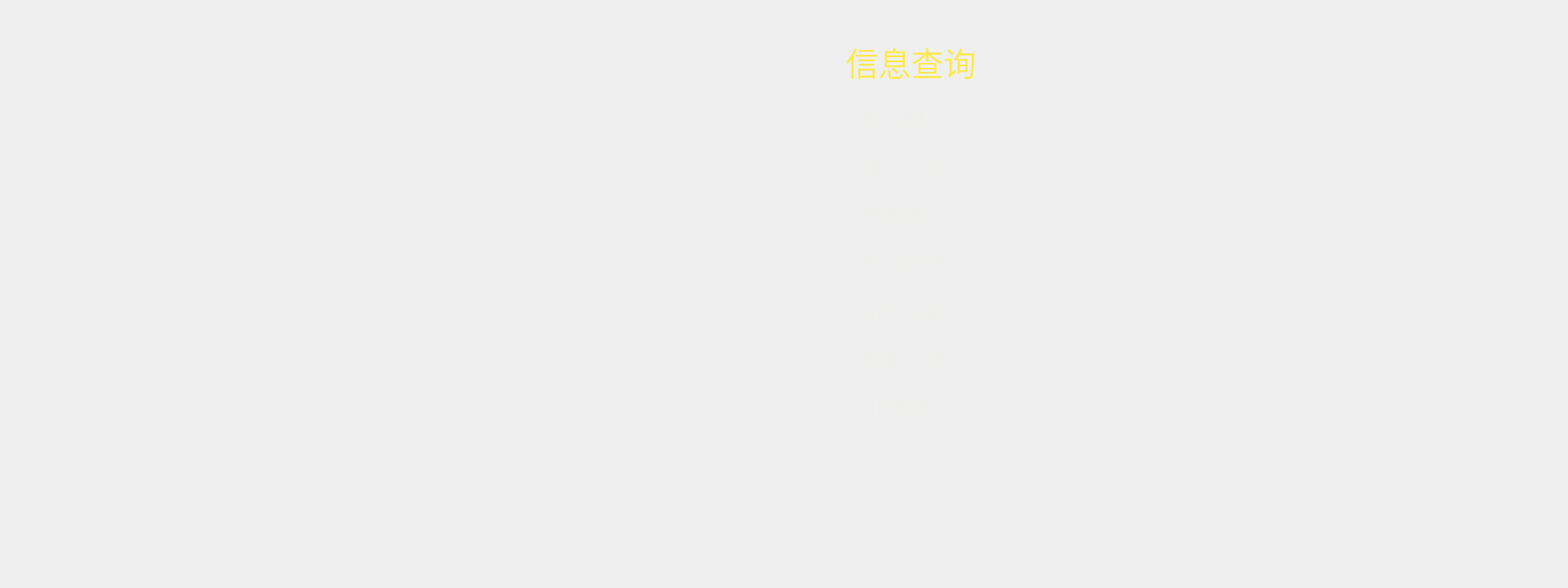
<?xml version="1.0" encoding="UTF-8"?>
<ui version="4.0">
 <class>FORM_InfoQueryMenu</class>
 <widget class="QWidget" name="FORM_InfoQueryMenu">
  <property name="geometry">
   <rect>
    <x>0</x>
    <y>0</y>
    <width>1920</width>
    <height>720</height>
   </rect>
  </property>
  <property name="windowTitle">
   <string>Form</string>
  </property>
  <property name="styleSheet">
   <string notr="true"/>
  </property>
  <widget class="QLabel" name="label">
   <property name="geometry">
    <rect>
     <x>930</x>
     <y>50</y>
     <width>371</width>
     <height>51</height>
    </rect>
   </property>
   <property name="font">
    <font>
     <family>TakaoPGothic</family>
     <pointsize>30</pointsize>
     <weight>50</weight>
     <italic>false</italic>
     <bold>false</bold>
    </font>
   </property>
   <property name="styleSheet">
    <string notr="true">color: rgb(252, 233, 79);
font: 30pt &quot;TakaoPGothic&quot;;</string>
   </property>
   <property name="text">
    <string>信息查询</string>
   </property>
   <property name="alignment">
    <set>Qt::AlignCenter</set>
   </property>
  </widget>
  <widget class="QLabel" name="label_2">
   <property name="geometry">
    <rect>
     <x>1290</x>
     <y>50</y>
     <width>81</width>
     <height>51</height>
    </rect>
   </property>
   <property name="font">
    <font>
     <family>TakaoPGothic</family>
     <pointsize>30</pointsize>
     <weight>50</weight>
     <italic>false</italic>
     <bold>false</bold>
    </font>
   </property>
   <property name="styleSheet">
    <string notr="true"/>
   </property>
   <property name="text">
    <string/>
   </property>
   <property name="pixmap">
    <pixmap resource="resources.qrc">:/ico_260/907.png</pixmap>
   </property>
   <property name="scaledContents">
    <bool>false</bool>
   </property>
   <property name="alignment">
    <set>Qt::AlignCenter</set>
   </property>
  </widget>
  <widget class="QWidget" name="layoutWidget">
   <property name="geometry">
    <rect>
     <x>981</x>
     <y>120</y>
     <width>196</width>
     <height>402</height>
    </rect>
   </property>
   <layout class="QVBoxLayout" name="verticalLayout">
    <item>
     <layout class="QHBoxLayout" name="horizontalLayout">
      <property name="spacing">
       <number>15</number>
      </property>
      <item>
       <widget class="QLabel" name="menu_5">
        <property name="minimumSize">
         <size>
          <width>57</width>
          <height>50</height>
         </size>
        </property>
        <property name="maximumSize">
         <size>
          <width>50</width>
          <height>50</height>
         </size>
        </property>
        <property name="font">
         <font>
          <family>Serif</family>
          <pointsize>20</pointsize>
          <weight>75</weight>
          <bold>true</bold>
         </font>
        </property>
        <property name="styleSheet">
         <string notr="true">color: rgb(238, 238, 236);</string>
        </property>
        <property name="text">
         <string/>
        </property>
        <property name="pixmap">
         <pixmap resource="resources.qrc">:/ico_260/发动机.png</pixmap>
        </property>
        <property name="scaledContents">
         <bool>true</bool>
        </property>
        <property name="alignment">
         <set>Qt::AlignLeading|Qt::AlignLeft|Qt::AlignVCenter</set>
        </property>
       </widget>
      </item>
      <item>
       <widget class="QLabel" name="menu_1">
        <property name="font">
         <font>
          <family>WenQuanYi Zen Hei</family>
          <pointsize>20</pointsize>
          <weight>50</weight>
          <italic>false</italic>
          <bold>false</bold>
         </font>
        </property>
        <property name="styleSheet">
         <string notr="true">color: rgb(238, 238, 236);
font: 20pt &quot;WenQuanYi Zen Hei&quot;;</string>
        </property>
        <property name="text">
         <string>发动机</string>
        </property>
        <property name="alignment">
         <set>Qt::AlignLeading|Qt::AlignLeft|Qt::AlignVCenter</set>
        </property>
       </widget>
      </item>
     </layout>
    </item>
    <item>
     <layout class="QHBoxLayout" name="horizontalLayout_2">
      <property name="spacing">
       <number>15</number>
      </property>
      <item>
       <widget class="QLabel" name="menu_6">
        <property name="minimumSize">
         <size>
          <width>57</width>
          <height>50</height>
         </size>
        </property>
        <property name="maximumSize">
         <size>
          <width>50</width>
          <height>50</height>
         </size>
        </property>
        <property name="font">
         <font>
          <family>Serif</family>
          <pointsize>20</pointsize>
          <weight>75</weight>
          <bold>true</bold>
         </font>
        </property>
        <property name="styleSheet">
         <string notr="true">color: rgb(238, 238, 236);</string>
        </property>
        <property name="text">
         <string/>
        </property>
        <property name="pixmap">
         <pixmap resource="resources.qrc">:/ico_260/液压系统.png</pixmap>
        </property>
        <property name="scaledContents">
         <bool>true</bool>
        </property>
        <property name="alignment">
         <set>Qt::AlignLeading|Qt::AlignLeft|Qt::AlignVCenter</set>
        </property>
       </widget>
      </item>
      <item>
       <widget class="QLabel" name="menu_2">
        <property name="font">
         <font>
          <family>WenQuanYi Zen Hei</family>
          <pointsize>20</pointsize>
          <weight>50</weight>
          <italic>false</italic>
          <bold>false</bold>
         </font>
        </property>
        <property name="styleSheet">
         <string notr="true">color: rgb(238, 238, 236);
font: 20pt &quot;WenQuanYi Zen Hei&quot;;</string>
        </property>
        <property name="text">
         <string>液压系统</string>
        </property>
        <property name="alignment">
         <set>Qt::AlignLeading|Qt::AlignLeft|Qt::AlignVCenter</set>
        </property>
       </widget>
      </item>
     </layout>
    </item>
    <item>
     <layout class="QHBoxLayout" name="horizontalLayout_4">
      <property name="spacing">
       <number>15</number>
      </property>
      <item>
       <widget class="QLabel" name="menu_8">
        <property name="minimumSize">
         <size>
          <width>57</width>
          <height>50</height>
         </size>
        </property>
        <property name="maximumSize">
         <size>
          <width>50</width>
          <height>50</height>
         </size>
        </property>
        <property name="font">
         <font>
          <family>Serif</family>
          <pointsize>20</pointsize>
          <weight>75</weight>
          <bold>true</bold>
         </font>
        </property>
        <property name="styleSheet">
         <string notr="true">color: rgb(238, 238, 236);</string>
        </property>
        <property name="text">
         <string/>
        </property>
        <property name="pixmap">
         <pixmap resource="resources.qrc">:/ico_260/控制器io.png</pixmap>
        </property>
        <property name="scaledContents">
         <bool>true</bool>
        </property>
        <property name="alignment">
         <set>Qt::AlignLeading|Qt::AlignLeft|Qt::AlignVCenter</set>
        </property>
       </widget>
      </item>
      <item>
       <widget class="QLabel" name="menu_3">
        <property name="font">
         <font>
          <family>WenQuanYi Zen Hei</family>
          <pointsize>20</pointsize>
          <weight>50</weight>
          <italic>false</italic>
          <bold>false</bold>
         </font>
        </property>
        <property name="styleSheet">
         <string notr="true">color: rgb(238, 238, 236);
font: 20pt &quot;WenQuanYi Zen Hei&quot;;</string>
        </property>
        <property name="text">
         <string>控制器I/O</string>
        </property>
        <property name="alignment">
         <set>Qt::AlignLeading|Qt::AlignLeft|Qt::AlignVCenter</set>
        </property>
       </widget>
      </item>
     </layout>
    </item>
    <item>
     <layout class="QHBoxLayout" name="horizontalLayout_3">
      <property name="spacing">
       <number>15</number>
      </property>
      <item>
       <widget class="QLabel" name="menu_7">
        <property name="minimumSize">
         <size>
          <width>57</width>
          <height>50</height>
         </size>
        </property>
        <property name="maximumSize">
         <size>
          <width>50</width>
          <height>50</height>
         </size>
        </property>
        <property name="font">
         <font>
          <family>Serif</family>
          <pointsize>20</pointsize>
          <weight>75</weight>
          <bold>true</bold>
         </font>
        </property>
        <property name="styleSheet">
         <string notr="true">color: rgb(238, 238, 236);</string>
        </property>
        <property name="text">
         <string/>
        </property>
        <property name="pixmap">
         <pixmap resource="resources.qrc">:/ico_260/总线状态.png</pixmap>
        </property>
        <property name="scaledContents">
         <bool>true</bool>
        </property>
        <property name="alignment">
         <set>Qt::AlignLeading|Qt::AlignLeft|Qt::AlignVCenter</set>
        </property>
       </widget>
      </item>
      <item>
       <widget class="QLabel" name="menu_4">
        <property name="font">
         <font>
          <family>WenQuanYi Zen Hei</family>
          <pointsize>20</pointsize>
          <weight>50</weight>
          <italic>false</italic>
          <bold>false</bold>
         </font>
        </property>
        <property name="styleSheet">
         <string notr="true">color: rgb(238, 238, 236);
font: 20pt &quot;WenQuanYi Zen Hei&quot;;</string>
        </property>
        <property name="text">
         <string>总线状态</string>
        </property>
        <property name="alignment">
         <set>Qt::AlignLeading|Qt::AlignLeft|Qt::AlignVCenter</set>
        </property>
       </widget>
      </item>
     </layout>
    </item>
    <item>
     <layout class="QHBoxLayout" name="horizontalLayout_5">
      <property name="spacing">
       <number>15</number>
      </property>
      <item>
       <widget class="QLabel" name="menu_9">
        <property name="minimumSize">
         <size>
          <width>57</width>
          <height>50</height>
         </size>
        </property>
        <property name="maximumSize">
         <size>
          <width>50</width>
          <height>50</height>
         </size>
        </property>
        <property name="font">
         <font>
          <family>Serif</family>
          <pointsize>20</pointsize>
          <weight>75</weight>
          <bold>true</bold>
         </font>
        </property>
        <property name="styleSheet">
         <string notr="true">color: rgb(238, 238, 236);</string>
        </property>
        <property name="text">
         <string/>
        </property>
        <property name="pixmap">
         <pixmap resource="resources.qrc">:/ico_260/GPS信息管理.png</pixmap>
        </property>
        <property name="scaledContents">
         <bool>true</bool>
        </property>
        <property name="alignment">
         <set>Qt::AlignLeading|Qt::AlignLeft|Qt::AlignVCenter</set>
        </property>
       </widget>
      </item>
      <item>
       <widget class="QLabel" name="menu_10">
        <property name="font">
         <font>
          <family>WenQuanYi Zen Hei</family>
          <pointsize>20</pointsize>
          <weight>50</weight>
          <italic>false</italic>
          <bold>false</bold>
         </font>
        </property>
        <property name="styleSheet">
         <string notr="true">color: rgb(238, 238, 236);
font: 20pt &quot;WenQuanYi Zen Hei&quot;;</string>
        </property>
        <property name="text">
         <string>GPS信息</string>
        </property>
        <property name="alignment">
         <set>Qt::AlignLeading|Qt::AlignLeft|Qt::AlignVCenter</set>
        </property>
       </widget>
      </item>
     </layout>
    </item>
    <item>
     <layout class="QHBoxLayout" name="horizontalLayout_6">
      <property name="spacing">
       <number>15</number>
      </property>
      <item>
       <widget class="QLabel" name="menu_16">
        <property name="minimumSize">
         <size>
          <width>57</width>
          <height>50</height>
         </size>
        </property>
        <property name="maximumSize">
         <size>
          <width>50</width>
          <height>50</height>
         </size>
        </property>
        <property name="font">
         <font>
          <family>Serif</family>
          <pointsize>20</pointsize>
          <weight>75</weight>
          <bold>true</bold>
         </font>
        </property>
        <property name="styleSheet">
         <string notr="true">color: rgb(238, 238, 236);</string>
        </property>
        <property name="text">
         <string/>
        </property>
        <property name="pixmap">
         <pixmap resource="resources.qrc">:/ico_260/称重参数.png</pixmap>
        </property>
        <property name="scaledContents">
         <bool>true</bool>
        </property>
        <property name="alignment">
         <set>Qt::AlignLeading|Qt::AlignLeft|Qt::AlignVCenter</set>
        </property>
       </widget>
      </item>
      <item>
       <widget class="QLabel" name="menu_11">
        <property name="font">
         <font>
          <family>WenQuanYi Zen Hei</family>
          <pointsize>20</pointsize>
          <weight>50</weight>
          <italic>false</italic>
          <bold>false</bold>
         </font>
        </property>
        <property name="styleSheet">
         <string notr="true">color: rgb(238, 238, 236);
font: 20pt &quot;WenQuanYi Zen Hei&quot;;</string>
        </property>
        <property name="text">
         <string>称重系统</string>
        </property>
        <property name="alignment">
         <set>Qt::AlignLeading|Qt::AlignLeft|Qt::AlignVCenter</set>
        </property>
       </widget>
      </item>
     </layout>
    </item>
    <item>
     <layout class="QHBoxLayout" name="horizontalLayout_7">
      <property name="spacing">
       <number>15</number>
      </property>
      <item>
       <widget class="QLabel" name="menu_17">
        <property name="minimumSize">
         <size>
          <width>57</width>
          <height>50</height>
         </size>
        </property>
        <property name="maximumSize">
         <size>
          <width>50</width>
          <height>50</height>
         </size>
        </property>
        <property name="font">
         <font>
          <family>Serif</family>
          <pointsize>20</pointsize>
          <weight>75</weight>
          <bold>true</bold>
         </font>
        </property>
        <property name="styleSheet">
         <string notr="true">color: rgb(238, 238, 236);</string>
        </property>
        <property name="text">
         <string/>
        </property>
        <property name="pixmap">
         <pixmap resource="resources.qrc">:/ico_260/仪表显示.png</pixmap>
        </property>
        <property name="scaledContents">
         <bool>true</bool>
        </property>
        <property name="alignment">
         <set>Qt::AlignLeading|Qt::AlignLeft|Qt::AlignVCenter</set>
        </property>
       </widget>
      </item>
      <item>
       <widget class="QLabel" name="menu_12">
        <property name="font">
         <font>
          <family>WenQuanYi Zen Hei</family>
          <pointsize>20</pointsize>
          <weight>50</weight>
          <italic>false</italic>
          <bold>false</bold>
         </font>
        </property>
        <property name="styleSheet">
         <string notr="true">color: rgb(238, 238, 236);
font: 20pt &quot;WenQuanYi Zen Hei&quot;;</string>
        </property>
        <property name="text">
         <string>GE信息</string>
        </property>
        <property name="alignment">
         <set>Qt::AlignLeading|Qt::AlignLeft|Qt::AlignVCenter</set>
        </property>
       </widget>
      </item>
     </layout>
    </item>
   </layout>
  </widget>
 </widget>
 <resources>
  <include location="resources.qrc"/>
 </resources>
 <connections/>
</ui>
